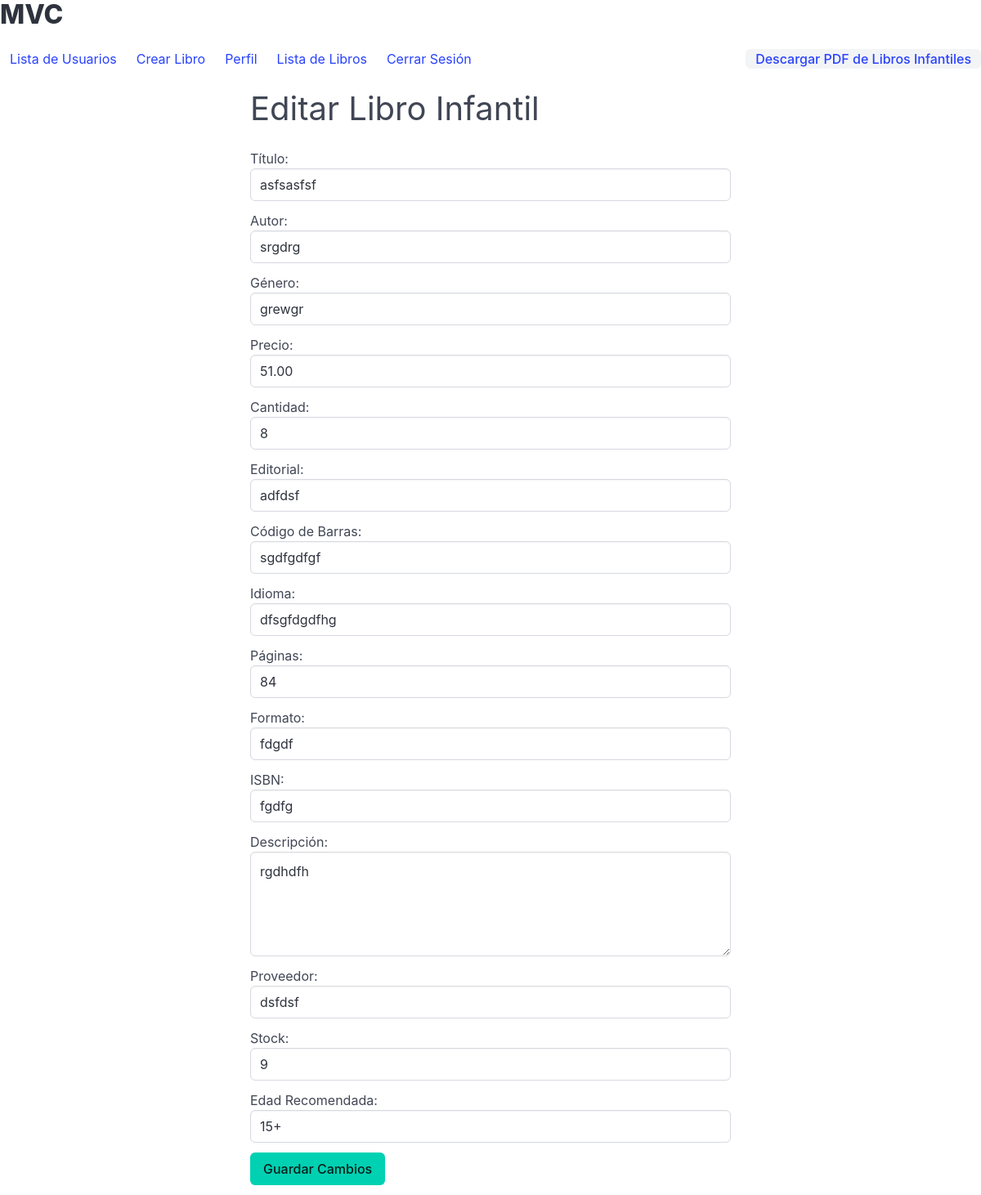
Page /children_books/3/update (signed in) on the committed database.
### models/children_books_model.py (models this page shows, shortened)
class LibrosInfantiles(db.Model):
    __tablename__ = "libros_infantiles"
    id = db.Column(db.Integer, primary_key=True)
    lin_titulo = db.Column(db.String(50), nullable=False)
    lin_autor = db.Column(db.String(50), nullable=False)
    lin_genero = db.Column(db.String(50), nullable=False)
    lin_precio = db.Column(db.Numeric(10, 2), nullable=False)
    lin_cantidad = db.Column(db.Integer, nullable=False)
    lin_editorial = db.Column(db.String(50), nullable=False)
    lin_codigo_barra = db.Column(db.String(50), nullable=False)
    lin_idioma = db.Column(db.String(50), nullable=False)
    lin_paginas = db.Column(db.Integer, nullable=False)
    lin_formato = db.Column(db.String(50), nullable=False)
    lin_isbn = db.Column(db.String(50), nullable=False)
    lin_descripcion = db.Column(db.Text, nullable=False)
    lin_proveedor = db.Column(db.String(50), nullable=False)
    lin_stock = db.Column(db.Integer, nullable=False)
    lin_edad_recomendada = db.Column(db.String(50), nullable=False)
    @staticmethod
    def get_by_id(id):
        return LibrosInfantiles.query.get(id)

### controllers/children_books_controller.py (the view, shortened to what this page needs)
@children_books_bp.route("/children_books/<int:id>/update", methods=["GET", "POST"])
@login_required
@role_required("admin")
def update_book(id):
    book = LibrosInfantiles.get_by_id(id)
    if not book:
        return "Libro no encontrado", 404
    return children_books_view.update_book(book)

### models/session_login_model.py (called while the page is built)
    def has_role(self, role):
        return self.rol == role

    @staticmethod
    def get_session_by_correo(correo_principal):
        return SessionLogin.query.filter_by(correo_principal=correo_principal).first()

### run.py (called while the page is built)
@login_manager.user_loader
def load_user(correo):
    return SessionLogin.get_session_by_correo(correo)

### views/children_books_view.py (called while the page is built)
def update_book(book):
    return render_template(
        "update_book.html",
        title="Editar Libro",
        book=book,
        current_user=current_user,
    )

### templates/update_book.html
{% extends 'base.html' %}
{% block content %}
<h2 class="subtitle is-2">Editar Libro Infantil</h2>
<form method="post">
    <div class="field">
        <label for="titulo">Título:</label>
        <div class="control">
            <input type="text" id="titulo" name="titulo" required class="input" value="{{ book.lin_titulo }}">
        </div>
    </div>
    <div class="field">
        <label for="autor">Autor:</label>
        <div class="control">
            <input type="text" id="autor" name="autor" required class="input" value="{{ book.lin_autor }}">
        </div>
    </div>
    <div class="field">
        <label for="genero">Género:</label>
        <div class="control">
            <input type="text" id="genero" name="genero" required class="input" value="{{ book.lin_genero }}">
        </div>
    </div>
    <div class="field">
        <label for="precio">Precio:</label>
        <div class="control">
            <input type="number" id="precio" name="precio" step="0.01" required class="input" value="{{ book.lin_precio }}">
        </div>
    </div>
    <div class="field">
        <label for="cantidad">Cantidad:</label>
        <div class="control">
            <input type="number" id="cantidad" name="cantidad" required class="input" value="{{ book.lin_cantidad }}">
        </div>
    </div>
    <div class="field">
        <label for="editorial">Editorial:</label>
        <div class="control">
            <input type="text" id="editorial" name="editorial" required class="input" value="{{ book.lin_editorial }}">
        </div>
    </div>
    <div class="field">
        <label for="codigo_barra">Código de Barras:</label>
        <div class="control">
            <input type="text" id="codigo_barra" name="codigo_barra" required class="input" value="{{ book.lin_codigo_barra }}">
        </div>
    </div>
    <div class="field">
        <label for="idioma">Idioma:</label>
        <div class="control">
            <input type="text" id="idioma" name="idioma" required class="input" value="{{ book.lin_idioma }}">
        </div>
    </div>
    <div class="field">
        <label for="paginas">Páginas:</label>
        <div class="control">
            <input type="number" id="paginas" name="paginas" required class="input" value="{{ book.lin_paginas }}">
        </div>
    </div>
    <div class="field">
        <label for="formato">Formato:</label>
        <div class="control">
            <input type="text" id="formato" name="formato" required class="input" value="{{ book.lin_formato }}">
        </div>
    </div>
    <div class="field">
        <label for="isbn">ISBN:</label>
        <div class="control">
            <input type="text" id="isbn" name="isbn" required class="input" value="{{ book.lin_isbn }}">
        </div>
    </div>
    <div class="field">
        <label for="descripcion">Descripción:</label>
        <div class="control">
            <textarea id="descripcion" name="descripcion" required class="textarea">{{ book.lin_descripcion }}</textarea>
        </div>
    </div>
    <div class="field">
        <label for="proveedor">Proveedor:</label>
        <div class="control">
            <input type="text" id="proveedor" name="proveedor" required class="input" value="{{ book.lin_proveedor }}">
        </div>
    </div>
    <div class="field">
        <label for="stock">Stock:</label>
        <div class="control">
            <input type="number" id="stock" name="stock" required class="input" value="{{ book.lin_stock }}">
        </div>
    </div>
    <div class="field">
        <label for="edad_recomendada">Edad Recomendada:</label>
        <div class="control">
            <input type="text" id="edad_recomendada" name="edad_recomendada" required class="input" value="{{ book.lin_edad_recomendada }}">
        </div>
    </div>
    <input type="submit" value="Guardar Cambios" class="button is-primary">
</form>
{% endblock %}

### rows in the picture
LibrosInfantiles: titulo "asfsasfsf", autor "srgdrg", genero "grewgr", precio "51.00", cantidad "8", editorial "adfdsf", codigo_barra "sgdfgdfgf", idioma "dfsgfdgdfhg", paginas "84", formato "fdgdf", isbn "fgdfg", descripcion "rgdhdfh", proveedor "dsfdsf", stock "9", edad_recomendada "15+"
